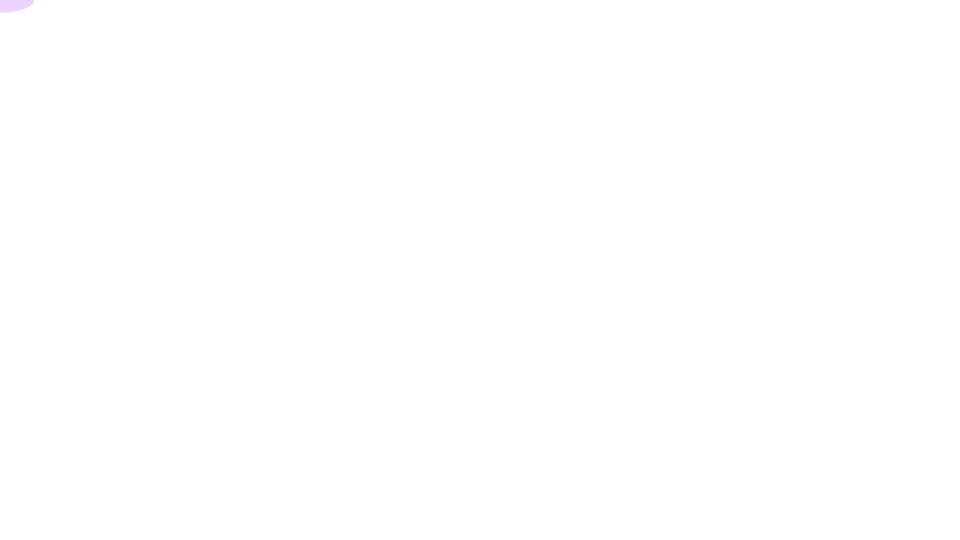
Frame 1 (no input)
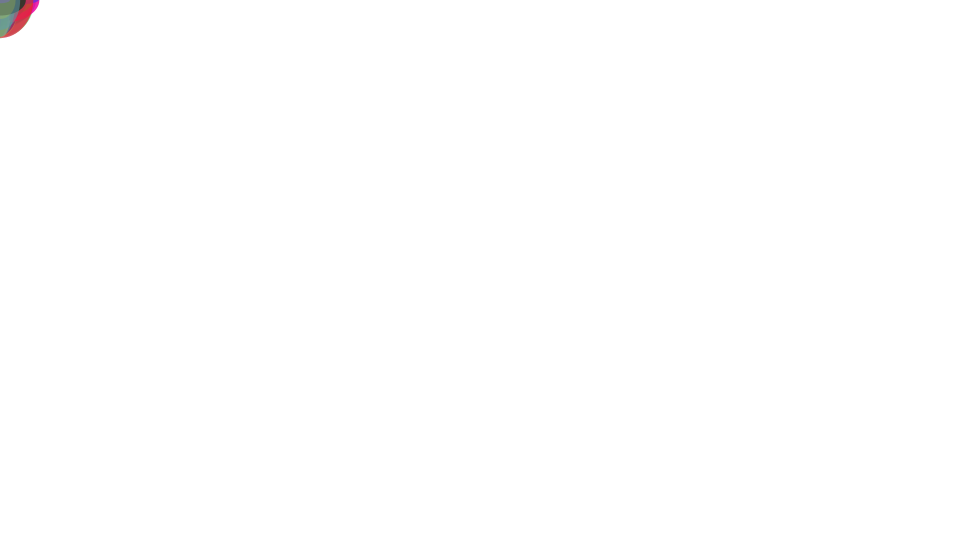
Frame 60 (the mouse pressed at the canvas centre just before this capture)
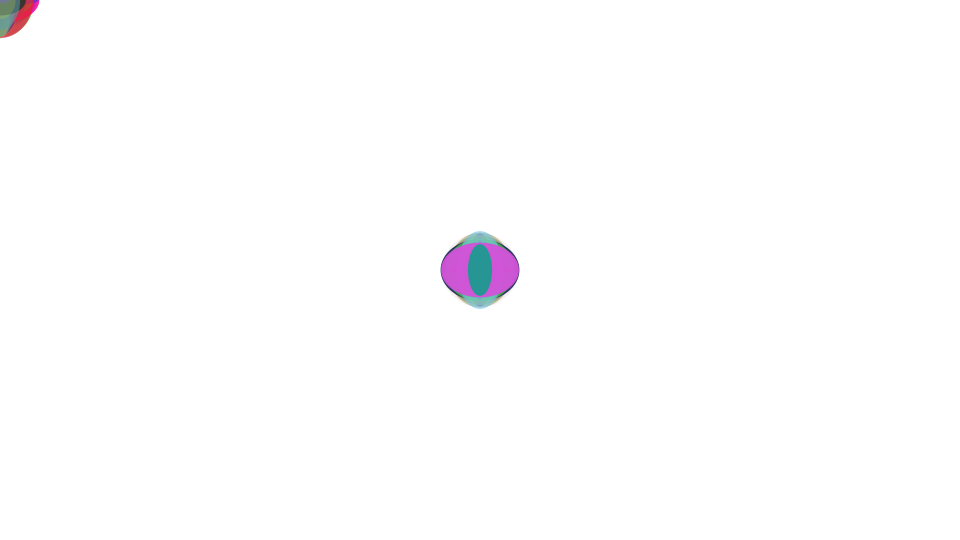
Frame 120 (the mouse held since frame 60 and released just before this capture)

The Processing sketch that drew these frames (run headless with seeded random() and noise(); from frame 60 on, the mouse is pressed at the canvas centre):

// Processing sketch: sketch07
// ── sketch07.pde
void setup() {
  size(960, 540);
  background(255);
  noStroke();
}

void draw() {
  // ランダムな色を指定
  fill(random(255), random(255), random(255), random(255));
  // マウスの位置にランダムな大きさの楕円を描く
  ellipse(mouseX, mouseY, random(80), random(80));
}
